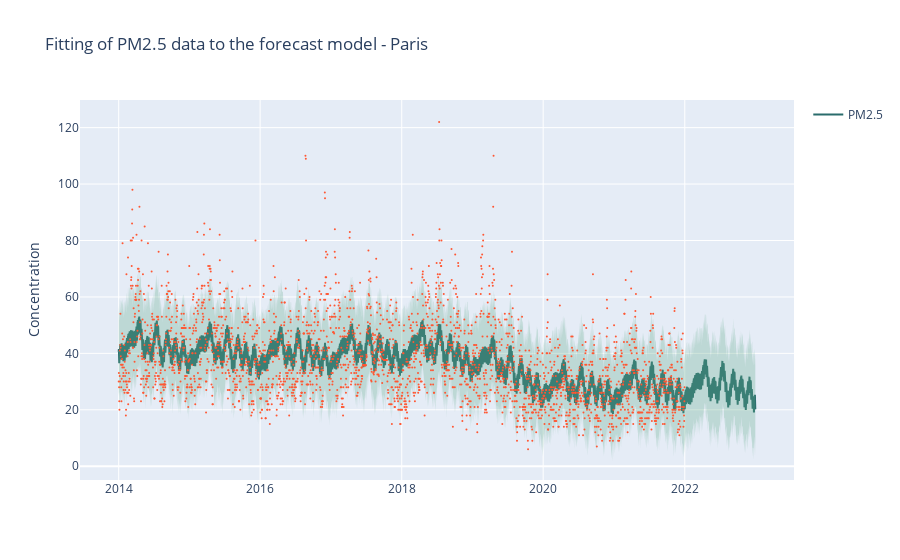

Here is the notebook cell this chart was saved with:
### Code cell
name_poll = {'pm25':'PM2.5', 'pm10':'PM10','o3':'ozone','no2': 'nitrogen dioxide'}

fig_paris_model = go.Figure([
    go.Scatter(
        name=name_poll[pollutant],
        x=fit_por['ds'],
        y=fit_por['yhat'],
        mode='lines',
        line=dict(color='#2A6C6C'),
    ),
    go.Scatter(
        name='Upper Bound',
        x=fit_por['ds'],
        y=fit_por['yhat_upper'],
        mode='lines',
        marker=dict(color="#444"),
        line=dict(width=0),
        showlegend=False
    ),
    go.Scatter(
        name='Lower Bound',
        x=fit_por['ds'],
        y=fit_por['yhat_lower'],
        marker=dict(color="#444"),
        line=dict(width=0),
        mode='lines',
        fillcolor='rgba(97, 169, 136, 0.3)',
        fill='tonexty',
        showlegend=False
    ),
    go.Scatter(
        name='Real data',
        x=fit_por['ds'],
        y=fit_por['y'],
        mode='markers',
        marker=dict(color="#FF5733",size=2),
        showlegend=False
)
])
fig_paris_model.update_layout(
    yaxis_title='Concentration',
    title=f'Fitting of {name_poll[pollutant]} data to the forecast model - Paris',
    hovermode="x"
)
fig_paris_model.show()

### Figure 1 — Plotly figure (JSON) as saved in the notebook; plotly's stock layout.template omitted (floating-point values rounded to 4 significant figures; data arrays with more than 128 entries replaced by an {"elided": "..."} marker saying what was removed)
{"data": [{"line": {"color": "#2A6C6C"}, "mode": "lines", "name": "PM2.5", "type": "scatter", "x": {"elided": "3287 str values"}, "y": {"elided": "3287 float values"}}, {"line": {"width": 0}, "marker": {"color": "#444"}, "mode": "lines", "name": "Upper Bound", "showlegend": false, "type": "scatter", "x": {"elided": "3287 str values"}, "y": {"elided": "3287 float values"}}, {"fill": "tonexty", "fillcolor": "rgba(97, 169, 136, 0.3)", "line": {"width": 0}, "marker": {"color": "#444"}, "mode": "lines", "name": "Lower Bound", "showlegend": false, "type": "scatter", "x": {"elided": "3287 str values"}, "y": {"elided": "3287 float values"}}, {"marker": {"color": "#FF5733", "size": 2}, "mode": "markers", "name": "Real data", "showlegend": false, "type": "scatter", "x": {"elided": "3287 str values"}, "y": {"elided": "3287 float values"}}], "layout": {"hovermode": "x", "title": {"text": "Fitting of PM2.5 data to the forecast model - Paris"}, "yaxis": {"title": {"text": "Concentration"}}}}
